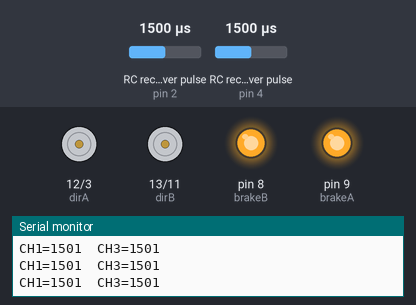
The sketch below on a simulated Arduino Uno, built with avr-gcc and run on an emulated ATmega328P. Parts: direction and speed pins drawn as motors (green arrow = direction pin HIGH = forward, orange = LOW = backward, longer = more drive), output pins drawn as LEDs (lit = HIGH), the last lines printed to the serial monitor. Wiring (inferred from the names in the program): 2 × RC receiver channel: data pin 2 / data pin 4. The inputs (shaded band) are chosen by the test bench; at power-on: RC receiver pulse (sensors on pin 2, pin 4) 1500 µs.

Above: at 1.2 s.
1.3 s: RC receiver pulse (sensor on pin 2) set to 1475 µs
2.8 s: RC receiver pulse (sensor on pin 2) set to 1452 µs
At 3.6 s:
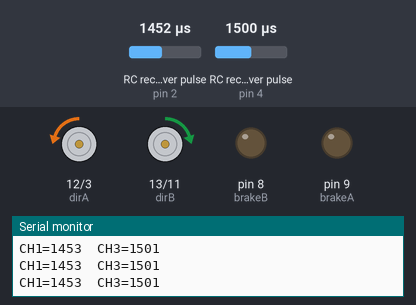
4.3 s: RC receiver pulse (sensor on pin 4) set to 1467 µs
5.8 s: RC receiver pulse (sensor on pin 4) set to 1453 µs
At 7.0 s:
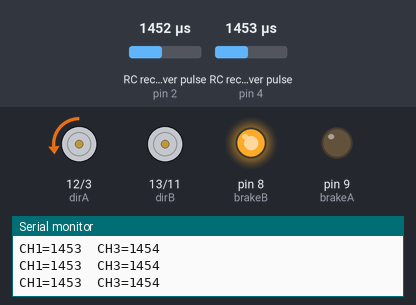
7.3 s: RC receiver pulse (sensor on pin 2) set to 1434 µs
At 7.8 s:
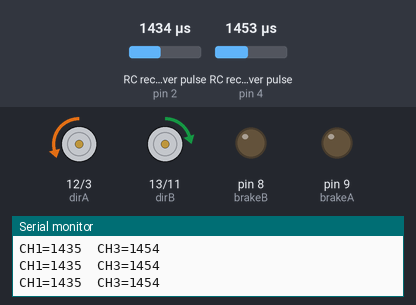
8.8 s: RC receiver pulse (sensor on pin 4) set to 1020 µs
At 9.3 s:
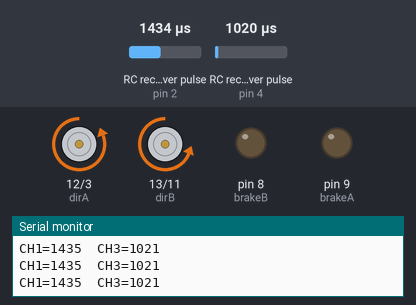
Timing chart, 0 to 11.3 s (numbered marks = the images above; inputs shaded):
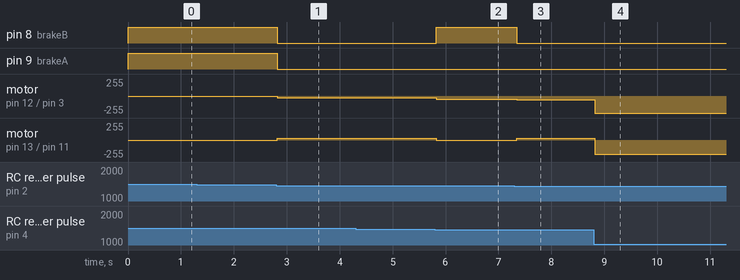

The sketch:

sketch_apr7a.ino
```cpp
// ===== Mootori pinide määramine =====
// Kanal A (vasak ratas tavaliselt)
const int dirA   = 12;   // suuna pin (HIGH/LOW määrab edasi/tagasi)
const int brakeA = 9;    // piduri pin (HIGH = pidur peal)
const int pwmA   = 3;    // kiiruse PWM pin (0–255)

// Kanal B (parem ratas tavaliselt)
const int dirB   = 13;
const int brakeB = 8;
const int pwmB   = 11;

// ===== RC vastuvõtja kanalid =====
const int chSteerPin    = 2;   // CH1 – keeramine (vasak/parem)
const int chThrottlePin = 4;   // CH3 – liikumine (edasi/tagasi)

void setup() {
  // Seadistame kõik mootori pinid väljunditeks
  pinMode(dirA, OUTPUT);
  pinMode(brakeA, OUTPUT);
  pinMode(pwmA, OUTPUT);

  pinMode(dirB, OUTPUT);
  pinMode(brakeB, OUTPUT);
  pinMode(pwmB, OUTPUT);

  // Seadistame RC kanalite pinid sisenditeks
  pinMode(chSteerPin, INPUT);
  pinMode(chThrottlePin, INPUT);

  // Serial monitor (debugimiseks)
  Serial.begin(115200);

  // Alguses peatame mootorid
  stopMotors();
}

void loop() {
  // ===== RC signaali lugemine =====
  // pulseIn mõõdab HIGH impulsi pikkust mikrosekundites (~1000–2000)
  unsigned long steerPulse = pulseIn(chSteerPin, HIGH, 30000);
  unsigned long throttlePulse = pulseIn(chThrottlePin, HIGH, 30000);

  // Kuvame väärtused Serial Monitorisse
  Serial.print("CH1=");
  Serial.print(steerPulse);
  Serial.print("  CH3=");
  Serial.println(throttlePulse);

  // ===== Turvakontroll =====
  // Kui signaal puudub või on vigane, peatame robotid
  if (steerPulse < 900 || steerPulse > 2100 ||
      throttlePulse < 900 || throttlePulse > 2100) {
    stopMotors();
    Serial.println("Signaal puudub");
    delay(20);
    return;
  }

  // ===== Signaali teisendamine =====
  // Muudame RC signaali vahemikust 1000–2000 → -255 kuni 255
  int steer = map((int)steerPulse, 1000, 2000, -255, 255);
  int throttle = map((int)throttlePulse, 1000, 2000, -255, 255);

  // ===== Deadzone (vältimaks värinat keskel) =====
  // Kui kang on peaaegu keskel, loeme selle nulliks
  if (abs(steer) < 20) steer = 0;
  if (abs(throttle) < 20) throttle = 0;

  // ===== Diferentsiaaljuhtimine =====
  // Kombineerime liikumise ja keeramise
  int leftMotor  = throttle + steer;   // vasak ratas
  int rightMotor = throttle - steer;   // parem ratas

  // Piirame väärtused lubatud vahemikku
  leftMotor  = constrain(leftMotor, -255, 255);
  rightMotor = constrain(rightMotor, -255, 255);

  // ===== Mootorite juhtimine =====
  setMotorA(leftMotor);
  setMotorB(rightMotor);

  delay(20); // väike paus (~50 Hz nagu RC signaal)
}

// ===== Mootor A juhtimine =====
void setMotorA(int speedValue) {
  if (speedValue == 0) {
    // Kui kiirus 0 → pidur peale
    digitalWrite(brakeA, HIGH);
    analogWrite(pwmA, 0);
    return;
  }

  // Võtame piduri maha
  digitalWrite(brakeA, LOW);

  if (speedValue > 0) {
    // Edasi liikumine
    digitalWrite(dirA, HIGH);
    analogWrite(pwmA, speedValue);
  } else {
    // Tagasi liikumine
    digitalWrite(dirA, LOW);
    analogWrite(pwmA, -speedValue); // negatiivne → positiivseks
  }
}

// ===== Mootor B juhtimine =====
void setMotorB(int speedValue) {
  if (speedValue == 0) {
    digitalWrite(brakeB, HIGH);
    analogWrite(pwmB, 0);
    return;
  }

  digitalWrite(brakeB, LOW);

  if (speedValue > 0) {
    digitalWrite(dirB, HIGH);
    analogWrite(pwmB, speedValue);
  } else {
    digitalWrite(dirB, LOW);
    analogWrite(pwmB, -speedValue);
  }
}

// ===== Mootorite täielik peatamine =====
void stopMotors() {
  digitalWrite(brakeA, HIGH);
  digitalWrite(brakeB, HIGH);
  analogWrite(pwmA, 0);
  analogWrite(pwmB, 0);
}
```

Measured:
- the behaviour switches between 1462 and 1461 µs on RC receiver pulse (sensor on pin 2) (found by bisection; images 0 and 1)
- the behaviour switches between 1454 and 1453 µs on RC receiver pulse (sensor on pin 4) (found by bisection; images 1 and 2)
- the behaviour switches between 1452 and 1451 µs on RC receiver pulse (sensor on pin 2) (found by bisection; images 2 and 3)
- after the input at 2.8 s, pin 8 (brakeB), pin 9 (brakeA): HIGH → LOW at once; motor on pin 12 (dirA) / pin 3 (pwmA): stopped → backward 24/255 at once; motor on pin 13 (dirB) / pin 11 (pwmB): stopped → forward 24/255 at once
- after the input at 5.8 s, pin 8 (brakeB): LOW → HIGH at once; motor on pin 12 (dirA) / pin 3 (pwmA): backward 24/255 → backward 48/255 at once; motor on pin 13 (dirB) / pin 11 (pwmB): forward 24/255 → stopped at once
- after the input at 7.3 s, pin 8 (brakeB): HIGH → LOW at once; motor on pin 12 (dirA) / pin 3 (pwmA): backward 48/255 → backward 58/255 at once; motor on pin 13 (dirB) / pin 11 (pwmB): stopped → forward 24/255 at once
- after the input at 8.8 s, motor on pin 12 (dirA) / pin 3 (pwmA): backward 58/255 → backward 255/255 at once; motor on pin 13 (dirB) / pin 11 (pwmB): forward 24/255 → backward 211/255 at once
